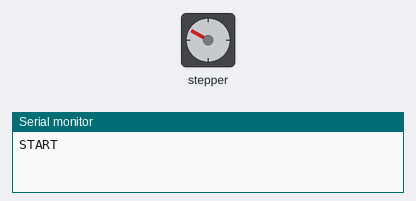
Recording of a sketch running on a simulated Arduino Uno, built for the host (arithmetic inside an expression is 32-bit, double 64-bit). On the bench: stepper motor, the last lines printed to the serial monitor. Stepper angles assume 3200 steps per turn.

Above: at 0.4 s.
At 1.6 s:
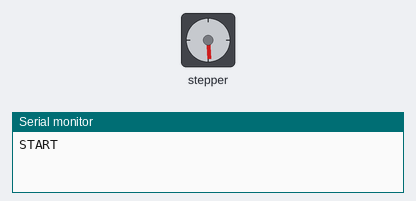
At 2.0 s:
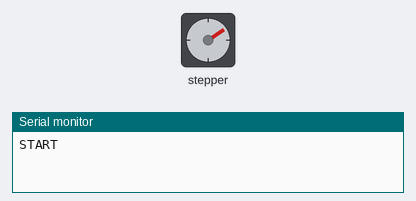
At 3.7 s:
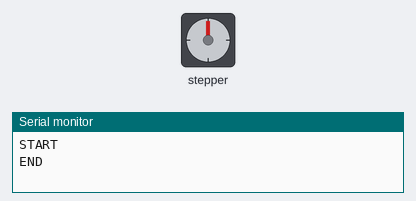
Timing chart, 0 to 5.2 s (numbered marks = the images above):
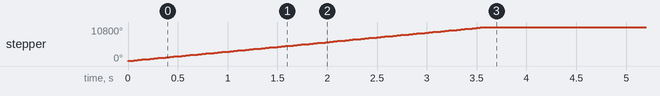

The sketch:

AccelTest.ino
```cpp
// (licence header left out)
#include <Arduino.h>

// Motor steps per revolution. Most steppers are 200 steps or 1.8 degrees/step
#define MOTOR_STEPS 200
// Target RPM for cruise speed
#define RPM 500
// Acceleration and deceleration values are always in FULL steps / s^2
#define MOTOR_ACCEL 300
#define MOTOR_DECEL 300

// Microstepping mode. If you hardwired it to save pins, set to the same value here.
#define MICROSTEPS 16

#define DIR 8
#define STEP 9
/*
 * Choose one of the sections below that match your board
 */

//#include "DRV8834.h"
//#define M0 10
//#define M1 11
//DRV8834 stepper(MOTOR_STEPS, DIR, STEP, SLEEP, M0, M1);

// #include "A4988.h"
// #define MS1 10
// #define MS2 11
// #define MS3 12
// A4988 stepper(MOTOR_STEPS, DIR, STEP, SLEEP, MS1, MS2, MS3);

 #include "DRV8825.h"
 #define MODE0 10
 #define MODE1 11
 #define MODE2 12
 DRV8825 stepper(MOTOR_STEPS, DIR, STEP, MODE0, MODE1, MODE2);

// #include "DRV8880.h"
// #define M0 10
// #define M1 11
// #define TRQ0 6
// #define TRQ1 7
// DRV8880 stepper(MOTOR_STEPS, DIR, STEP, SLEEP, M0, M1, TRQ0, TRQ1);

// #include "BasicStepperDriver.h" // generic
// BasicStepperDriver stepper(DIR, STEP);

void setup() {
    Serial.begin(115200);

    stepper.begin(RPM, MICROSTEPS);
    // if using enable/disable on ENABLE pin (active LOW) instead of SLEEP uncomment next line
    // stepper.setEnableActiveState(LOW);
    // stepper.enable();
    // set current level (for DRV8880 only). Valid percent values are 25, 50, 75 or 100.
    // stepper.setCurrent(100);

    /*
     * Set LINEAR_SPEED (accelerated) profile.
     */
    stepper.setSpeedProfile(stepper.LINEAR_SPEED, MOTOR_ACCEL, MOTOR_DECEL);

    Serial.println("START");
    /*
     * Using non-blocking mode to print out the step intervals.
     * We could have just as easily replace everything below this line with
     * stepper.rotate(360);
     */
     stepper.rotate(10800);
}

void loop() {
    static int step = 0;
    unsigned wait_time = stepper.nextAction();
    if (wait_time){
        Serial.print("  step="); Serial.print(step++);
        Serial.print("  dt="); Serial.print(wait_time);
        Serial.print("  rpm="); Serial.print(stepper.getCurrentRPM());
        Serial.println();
    } else {
        stepper.disable();
        Serial.println("END");
        delay(5000);
    }
}
```

Measured:
- by itself, stepper: turns 10800° clockwise in 3.6 s
